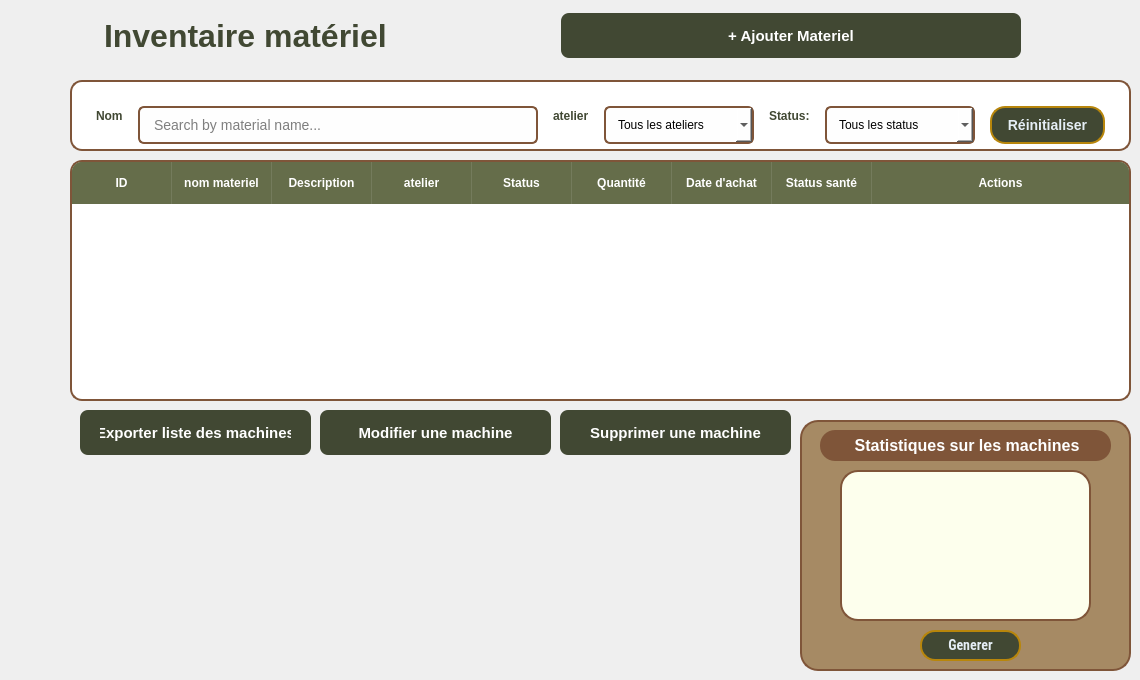
    <widget class="QWidget" name="GestionMaterielPage">
     <widget class="QWidget" name="widget_3" native="true">
      <property name="geometry">
       <rect>
        <x>80</x>
        <y>0</y>
        <width>941</width>
        <height>71</height>
       </rect>
      </property>
      <property name="styleSheet">
       <string notr="true">border:0px solid;</string>
      </property>
      <layout class="QHBoxLayout" name="horizontalLayout_Header_2">
       <property name="spacing">
        <number>20</number>
       </property>
       <item>
        <widget class="QLabel" name="lblTitle_2">
         <property name="styleSheet">
          <string notr="true">font-size: 32px; font-weight: 600; color: #414833;  padding-left: 15px;</string>
         </property>
         <property name="text">
          <string>Inventaire matériel</string>
         </property>
        </widget>
       </item>
       <item>
        <widget class="QPushButton" name="btnAdd_2">
         <property name="minimumSize">
          <size>
           <width>160</width>
           <height>45</height>
          </size>
         </property>
         <property name="styleSheet">
          <string>
         QPushButton {
          background-color: #414833;
          color: #FFFFFF;
          font-size: 15px;
          font-weight: 600;
          border-radius: 8px;
          padding: 10px 20px;
         }
         QPushButton:hover {
          background-color: #656D4A;
         }
        </string>
         </property>
         <property name="text">
          <string>+ Ajouter Materiel</string>
         </property>
        </widget>
       </item>
      </layout>
     </widget>
     <widget class="QTableWidget" name="tableMaterials">
      <property name="geometry">
       <rect>
        <x>70</x>
        <y>160</y>
        <width>1061</width>
        <height>241</height>
       </rect>
      </property>
      <property name="styleSheet">
       <string notr="true">/* The main table container */
QTableWidget {
    background-color: #FFFFFF;
    border: 2px solid #7F5539;
    border-radius: 12px; /* Increased for a smoother look */
    gridline-color: #F0F0F0; /* Lighter gridlines for modern feel */
    outline: 0; /* Removes the dotted line when clicking a cell */
}

/* Fix: Rounding the top corners of the header to match the table */
QHeaderView {
    background-color: transparent;
    border-top-left-radius: 10px;
    border-top-right-radius: 10px;
}

QHeaderView::section {
    background-color: #656D4A;
    color: #FFFFFF;
    font-weight: 600;
    font-size: 12px;
    padding: 10px 5px; /* Reduced padding to prevent text from touching edges */
    border: none;
    border-right: 1px solid rgba(255, 255, 255, 0.1); /* Subtle divider */
}

/* Remove the border from the very last header section */
QHeaderView::section:last {
    border-right: none;
}

/* Table Item Styling */
QTableWidget::item {
    padding: 10px;
    color: #333333;
    border-bottom: 1px solid #F0F0F0;
}

/* Highlight row on hover */
QTableWidget::item:hover {
    background-color: #FDFCFB;
}

/* Style for selected rows */
QTableWidget::item:selected {
    background-color: #EDE7E3;
    color: #7F5539;
}

/* Ensure the header container itself is rounded at the top */
QHeaderView {
    background-color: transparent;
    border-top-left-radius: 10px;
    border-top-right-radius: 10px;
}

/* Round the first and last sections specifically */
QHeaderView::section:horizontal:first {
    border-top-left-radius: 8px;
}

QHeaderView::section:horizontal:last {
    border-top-right-radius: 8px;
    border-right: none;
}
QHeaderView {
    background-color: #656D4A; /* Same as your section color */
}
/* This styles the entire header bar background */
QHeaderView {
    background-color: #656D4A; /* Matches your green sections */
    border: none;
    border-top-left-radius: 10px;
    border-top-right-radius: 10px;
}

/* This styles the individual column boxes */
QHeaderView::section {
    background-color: #656D4A;
    color: #FFFFFF;
    padding: 12px;
    border: none;
    /* Use a very subtle divider so it looks like one solid bar */
    border-right: 1px solid rgba(255, 255, 255, 0.1); 
}

/* Specific fix for the 'weird' corner clipping */
QHeaderView::section:horizontal:first {
    border-top-left-radius: 10px;
}

QHeaderView::section:horizontal:last {
    border-top-right-radius: 10px;
    border-right: none;
}</string>
      </property>
      <property name="alternatingRowColors">
       <bool>true</bool>
      </property>
      <property name="selectionBehavior">
       <enum>QAbstractItemView::SelectionBehavior::SelectRows</enum>
      </property>
      <attribute name="horizontalHeaderStretchLastSection">
       <bool>true</bool>
      </attribute>
      <column>
       <property name="text">
        <string>ID</string>
       </property>
      </column>
      <column>
       <property name="text">
        <string>nom materiel</string>
       </property>
      </column>
      <column>
       <property name="text">
        <string>Description</string>
       </property>
      </column>
      <column>
       <property name="text">
        <string>atelier</string>
       </property>
      </column>
      <column>
       <property name="text">
        <string>Status</string>
       </property>
      </column>
      <column>
       <property name="text">
        <string>Quantité</string>
       </property>
      </column>
      <column>
       <property name="text">
        <string>Date d'achat</string>
       </property>
      </column>
      <column>
       <property name="text">
        <string>Status santé</string>
       </property>
      </column>
      <column>
       <property name="text">
        <string>Actions</string>
       </property>
      </column>
     </widget>
     <widget class="QFrame" name="frameFilters">
      <property name="geometry">
       <rect>
        <x>70</x>
        <y>80</y>
        <width>1061</width>
        <height>71</height>
       </rect>
      </property>
      <property name="styleSheet">
       <string>
       QFrame#frameFilters {
        background-color: #FFFFFF;
        border: 2px solid #7F5539;
        border-radius: 12px;
        padding: 15px;
       }
      </string>
      </property>
      <layout class="QHBoxLayout" name="horizontalLayout_Filters_2">
       <property name="spacing">
        <number>15</number>
       </property>
       <item>
        <widget class="QLabel" name="lblSearch_2">
         <property name="styleSheet">
          <string notr="true">font-weight: 600; color: #414833; border: none;
background-color:transparent;</string>
         </property>
         <property name="text">
          <string>Nom</string>
         </property>
        </widget>
       </item>
       <item>
        <widget class="QLineEdit" name="searchBar_2">
         <property name="minimumSize">
          <size>
           <width>250</width>
           <height>38</height>
          </size>
         </property>
         <property name="styleSheet">
          <string>
          QLineEdit {
           border: 2px solid #7F5539;
           border-radius: 6px;
           padding: 8px 12px;
           font-size: 14px;
           background-color: #FEFEFE;
          }
          QLineEdit:focus {
           border: 2px solid #414833;
          }
         </string>
         </property>
         <property name="placeholderText">
          <string>Search by material name...</string>
         </property>
        </widget>
       </item>
       <item>
        <widget class="QLabel" name="lblFilterWorkshop_2">
         <property name="styleSheet">
          <string notr="true">font-weight: 600; color: #414833; border: none;
background-color:transparent;</string>
         </property>
         <property name="text">
          <string>atelier</string>
         </property>
        </widget>
       </item>
       <item>
        <widget class="QComboBox" name="comboWorkshop_2">
         <property name="minimumSize">
          <size>
           <width>150</width>
           <height>38</height>
          </size>
         </property>
         <property name="styleSheet">
          <string>
          QComboBox {
           border: 2px solid #7F5539;
           border-radius: 6px;
           padding: 8px 12px;
           background-color: #FEFEFE;
          }
         </string>
         </property>
         <item>
          <property name="text">
           <string>Tous les ateliers</string>
          </property>
         </item>
         <item>
          <property name="text">
           <string>Atelier A</string>
          </property>
         </item>
         <item>
          <property name="text">
           <string>Atelier B</string>
          </property>
         </item>
         <item>
          <property name="text">
           <string>Atelier C</string>
          </property>
         </item>
        </widget>
       </item>
       <item>
        <widget class="QLabel" name="lblFilterStatus_2">
         <property name="styleSheet">
          <string notr="true">font-weight: 600; color: #414833; border: none;
background-color:transparent;</string>
         </property>
         <property name="text">
          <string>Status:</string>
         </property>
        </widget>
       </item>
       <item>
        <widget class="QComboBox" name="comboStatus_2">
         <property name="minimumSize">
          <size>
           <width>150</width>
           <height>38</height>
          </size>
         </property>
         <property name="styleSheet">
          <string>
          QComboBox {
           border: 2px solid #7F5539;
           border-radius: 6px;
           padding: 8px 12px;
           background-color: #FEFEFE;
          }
         </string>
         </property>
         <item>
          <property name="text">
           <string>Tous les status</string>
          </property>
         </item>
         <item>
          <property name="text">
           <string>Disponible</string>
          </property>
         </item>
         <item>
          <property name="text">
           <string>Fonctionelle</string>
          </property>
         </item>
         <item>
          <property name="text">
           <string>Maintenance</string>
          </property>
         </item>
         <item>
          <property name="text">
           <string>Echec</string>
          </property>
         </item>
        </widget>
       </item>
       <item>
        <widget class="QPushButton" name="btnResetFilters_2">
         <property name="minimumSize">
          <size>
           <width>90</width>
           <height>38</height>
          </size>
         </property>
         <property name="styleSheet">
          <string notr="true">QPushButton {
    background-color: #414833;   /* Or brillant */
    color: #E5EEF5;
    font-weight: bold;
    font-size: 14px;
    border-radius: 15px;
    padding: 6px 15px;
    font-family: &quot;Roboto Condensed&quot;;
    border: 2px solid #b8860b;   /* Or foncé */
}
QPushButton:hover {
          background-color: #656D4A;
          border: 2px solid #656D4A;
 }
QPushButton:hover {
          background-color: #656D4A;
          border: 2px solid #656D4A;
 }
</string>
         </property>
         <property name="text">
          <string>Réinitialiser</string>
         </property>
        </widget>
       </item>
      </layout>
     </widget>
     <widget class="QPushButton" name="export_2">
      <property name="geometry">
       <rect>
        <x>80</x>
        <y>410</y>
        <width>231</width>
        <height>45</height>
       </rect>
      </property>
      <property name="minimumSize">
       <size>
        <width>160</width>
        <height>45</height>
       </size>
      </property>
      <property name="styleSheet">
       <string>
         QPushButton {
          background-color: #414833;
          color: #FFFFFF;
          font-size: 15px;
          font-weight: 600;
          border-radius: 8px;
          padding: 10px 20px;
         }
         QPushButton:hover {
          background-color: #656D4A;
         }
        </string>
      </property>
      <property name="text">
       <string>Exporter liste des machines</string>
      </property>
     </widget>
     <widget class="QPushButton" name="modifier_m">
      <property name="geometry">
       <rect>
        <x>320</x>
        <y>410</y>
        <width>231</width>
        <height>45</height>
       </rect>
      </property>
      <property name="minimumSize">
       <size>
        <width>160</width>
        <height>45</height>
       </size>
      </property>
      <property name="styleSheet">
       <string>
         QPushButton {
          background-color: #414833;
          color: #FFFFFF;
          font-size: 15px;
          font-weight: 600;
          border-radius: 8px;
          padding: 10px 20px;
         }
         QPushButton:hover {
          background-color: #656D4A;
         }
        </string>
      </property>
      <property name="text">
       <string>Modifier une machine</string>
      </property>
     </widget>
     <widget class="QPushButton" name="supprimer_m">
      <property name="geometry">
       <rect>
        <x>560</x>
        <y>410</y>
        <width>231</width>
        <height>45</height>
       </rect>
      </property>
      <property name="minimumSize">
       <size>
        <width>160</width>
        <height>45</height>
       </size>
      </property>
      <property name="styleSheet">
       <string>
         QPushButton {
          background-color: #414833;
          color: #FFFFFF;
          font-size: 15px;
          font-weight: 600;
          border-radius: 8px;
          padding: 10px 20px;
         }
         QPushButton:hover {
          background-color: #656D4A;
         }
        </string>
      </property>
      <property name="text">
       <string>Supprimer une machine</string>
      </property>
     </widget>
     <widget class="QFrame" name="frame_36">
      <property name="geometry">
       <rect>
        <x>800</x>
        <y>420</y>
        <width>331</width>
        <height>251</height>
       </rect>
      </property>
      <property name="styleSheet">
       <string notr="true">QFrame {
    background-color: #A68A64;  /* même bleu que ton QHeaderView */
    border: 2px solid #7F5539;  /* optionnel : tu peux ajuster la bordure */
    border-radius: 18px;         /* optionnel : coins arrondis */
}


</string>
      </property>
      <property name="frameShape">
       <enum>QFrame::Shape::StyledPanel</enum>
      </property>
      <property name="frameShadow">
       <enum>QFrame::Shadow::Raised</enum>
      </property>
      <widget class="QLabel" name="ctBottitle_21">
       <property name="geometry">
        <rect>
         <x>20</x>
         <y>10</y>
         <width>291</width>
         <height>31</height>
        </rect>
       </property>
       <property name="styleSheet">
        <string notr="true">QLabel {
    background-color: #7F5539;
    color: #003366;
    font-family: &quot;Roboto Condensed&quot;;
    font-size: 13px;
    border: none;
    border-radius: 15px;   /* half of the label height for pill shape */
    padding: 4px 12px;     /* vertical / horizontal padding */
    font-weight: bold;
}
</string>
       </property>
       <property name="text">
        <string>&lt;html&gt;&lt;head/&gt;&lt;body&gt;&lt;p align=&quot;center&quot;&gt;&lt;span style=&quot; font-size:12pt; color:#ffffff;&quot;&gt;Statistiques sur les machines&lt;/span&gt;&lt;/p&gt;&lt;/body&gt;&lt;/html&gt;</string>
       </property>
      </widget>
      <widget class="QPushButton" name="stat_m">
       <property name="geometry">
        <rect>
         <x>120</x>
         <y>210</y>
         <width>101</width>
         <height>31</height>
        </rect>
       </property>
       <property name="font">
        <font>
         <family>Roboto Condensed</family>
         <pointsize>-1</pointsize>
         <bold>true</bold>
        </font>
       </property>
       <property name="styleSheet">
        <string notr="true">QPushButton {
    background-color: #414833;   /* Or brillant */
    color: #E5EEF5;
    font-weight: bold;
    font-size: 14px;
    border-radius: 15px;
    padding: 6px 15px;
    font-family: &quot;Roboto Condensed&quot;;
    border: 2px solid #b8860b;   /* Or foncé */
}

QPushButton:hover {
          background-color: #656D4A;
          border: 2px solid #656D4A;
}
</string>
       </property>
       <property name="text">
        <string>Generer</string>
       </property>
      </widget>
      <widget class="QFrame" name="graph_m">
       <property name="geometry">
        <rect>
         <x>40</x>
         <y>50</y>
         <width>251</width>
         <height>151</height>
        </rect>
       </property>
       <property name="styleSheet">
        <string notr="true">background-color: rgb(253, 255, 237);</string>
       </property>
       <property name="frameShape">
        <enum>QFrame::Shape::StyledPanel</enum>
       </property>
       <property name="frameShadow">
        <enum>QFrame::Shadow::Raised</enum>
       </property>
      </widget>
     </widget>
    </widget>
